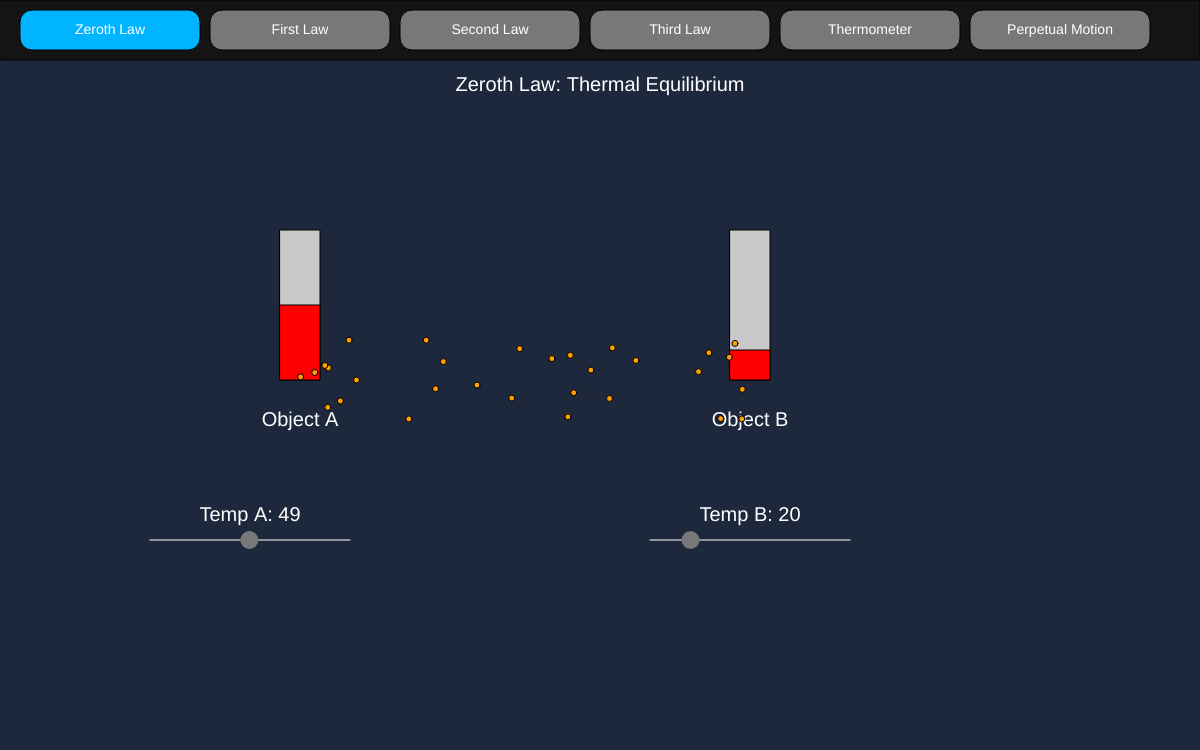
Frame 1 (no input)
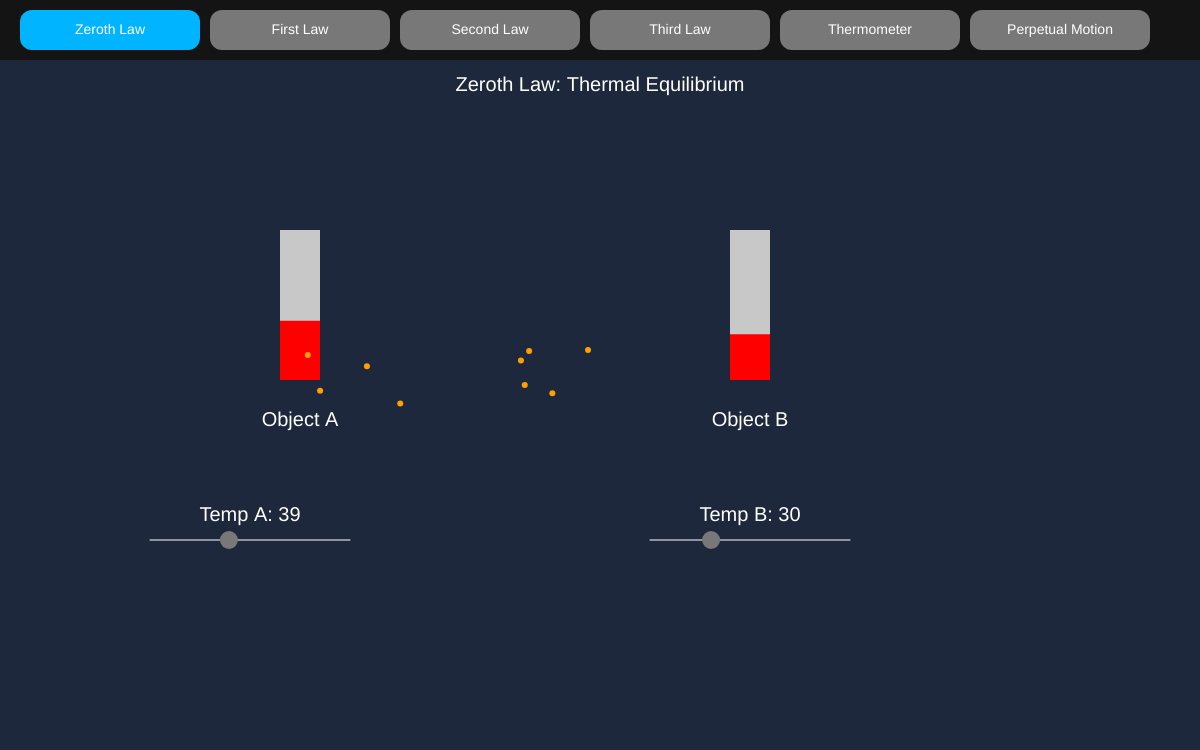
Frame 60 (no input)
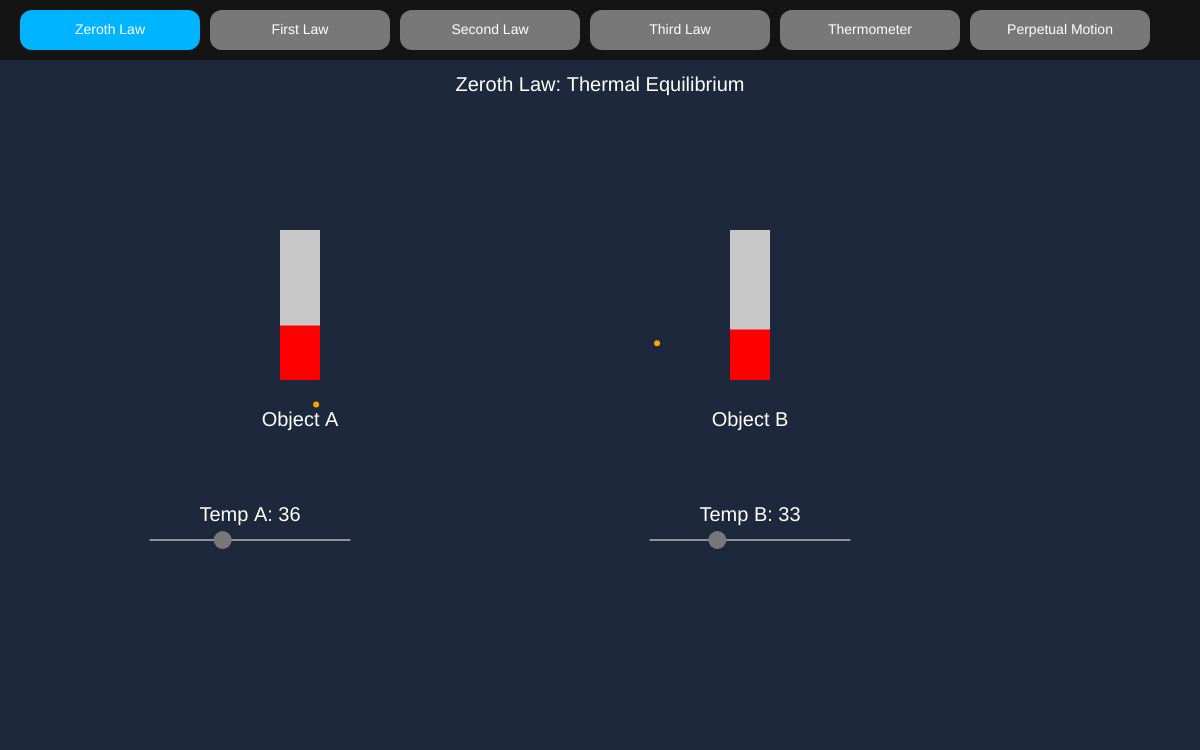
Frame 120 (the mouse pressed at the canvas centre since frame 60)

The p5.js sketch that drew these frames (run headless with seeded random() and noise() and a simulated clock; from frame 60 on, the mouse is pressed at the canvas centre):

// p5.js sketch
// ── sketch.js
// ==================== GLOBAL VARIABLES ====================
let currentTab = 0;

let tabs = [
  "Zeroth Law",
  "First Law",
  "Second Law",
  "Third Law",
  "Thermometer",
  "Perpetual Motion"
];

let tempA = 50;
let tempB = 20;
let energyInput = 60;
let entropyLevel = 10;

let iceX = 500;
let iceY = 400;
let icePower = 50;

let fireSlider = 50;

let energyParticles = [];
let thirdParticles = [];

let workInput = 0;

// Third Law
let thirdLawTemp = 100;
let ice3X = 500;
let ice3Y = 400;
let ice3Power = 20;
let draggingIce3 = false;

// Perpetual Motion
let pmWheelAngle = 0;
let pmWheelSpeed = 2.0;
let pmEnergy = 100;
let pmFriction = 0.3;
let pmRunning = true;
let pmCycleCount = 0;
let pmEnergyLost = 0;

// ==================== SETUP ====================
function setup() {
  createCanvas(1200, 750);

  textAlign(CENTER, CENTER);
  textSize(16);

  for (let i = 0; i < 100; i++) {
    energyParticles.push(
      new EnergyParticle(random(width), random(height))
    );
  }

  for (let i = 0; i < 30; i++) {
    thirdParticles.push(
      new ThirdLawParticle(
        width / 2 + random(-60, 60),
        height / 2 + random(-60, 60)
      )
    );
  }
}

// ==================== DRAW ====================
function draw() {
  background(30, 40, 60);

  drawTopTabs();

  switch (currentTab) {
    case 0:
      drawZerothLaw();
      break;

    case 1:
      drawFirstLaw();
      break;

    case 2:
      drawSecondLaw();
      break;

    case 3:
      drawThirdLaw();
      break;

    case 4:
      drawThermometerTab();
      break;

    case 5:
      drawPerpetualMotionTab();
      break;
  }
}

// ==================== MOUSE ====================
function mousePressed() {
  if (mouseY < 60) {
    currentTab = floor(mouseX / 190);

    if (currentTab >= tabs.length) {
      currentTab = tabs.length - 1;
    }
  }

  if (
    currentTab === 5 &&
    mouseX > 500 &&
    mouseX < 700 &&
    mouseY > 660 &&
    mouseY < 700
  ) {
    pmEnergy = 100;
    pmWheelSpeed = 2.0;
    pmCycleCount = 0;
    pmEnergyLost = 0;
    pmRunning = true;
  }
}

// ==================== TOP NAVIGATION ====================
function drawTopTabs() {
  fill(20);
  rect(0, 0, width, 60);

  for (let i = 0; i < tabs.length; i++) {
    if (i === currentTab) {
      fill(0, 180, 255);
    } else {
      fill(120);
    }

    rect(20 + i * 190, 10, 180, 40, 12);

    fill(255);
    textSize(14);

    text(
      tabs[i],
      110 + i * 190,
      30
    );
  }
}

// ==================== ARROW ====================
function drawArrow(x1, y1, x2, y2, label, c) {
  stroke(c);
  strokeWeight(2);

  line(x1, y1, x2, y2);

  let angle = atan2(y2 - y1, x2 - x1);

  let headLen = 12;

  fill(c);
  noStroke();

  triangle(
    x2,
    y2,
    x2 - headLen * cos(angle - 0.4),
    y2 - headLen * sin(angle - 0.4),
    x2 - headLen * cos(angle + 0.4),
    y2 - headLen * sin(angle + 0.4)
  );

  fill(255, 255, 150);

  let mx = (x1 + x2) / 2;
  let my = (y1 + y2) / 2;

  textSize(11);
  text(label, mx, my - 10);

  textSize(16);
}

// ==================== ZEROTH LAW ====================
function drawZerothLaw() {
  fill(255);

  textSize(20);

  text(
    "Zeroth Law: Thermal Equilibrium",
    width / 2,
    85
  );

  drawThermometer(300, 380, tempA, "Object A");
  drawThermometer(750, 380, tempB, "Object B");

  let transferCount = int(abs(tempA - tempB));

  for (let i = 0; i < transferCount; i++) {
    let x = lerp(300, 750, random());
    let y = 380 + random(-40, 40);

    fill(255, 160, 0);

    ellipse(x, y, 6, 6);
  }

  if (abs(tempA - tempB) > 0.05) {
    let flow = (tempA - tempB) * 0.01;

    tempA -= flow;
    tempB += flow;
  }

  drawSlider(150, 540, "Temp A", tempA);
  drawSlider(650, 540, "Temp B", tempB);
}

// ==================== FIRST LAW ====================
function drawFirstLaw() {
  fill(255);

  textSize(20);

  text(
    "First Law: Energy cannot be created or destroyed",
    width / 2,
    80
  );

  if (frameCount % int(map(energyInput, 0, 100, 30, 5)) === 0) {
    energyParticles.push(
      new EnergyParticle(180, 300)
    );
  }

  for (let i = energyParticles.length - 1; i >= 0; i--) {
    let p = energyParticles[i];

    p.updateFirstLaw();
    p.display();

    if (p.offscreen()) {
      energyParticles.splice(i, 1);
    }
  }

  drawSlider(300, 620, "Input Energy", energyInput);
}

// ==================== SECOND LAW ====================
function drawSecondLaw() {
  fill(255);

  textSize(20);

  text(
    "Second Law: Entropy increases",
    width / 2,
    80
  );

  entropyLevel += 0.1;

  entropyLevel = constrain(entropyLevel, 5, 120);

  for (let i = 0; i < entropyLevel; i++) {
    let spread = entropyLevel * 3;

    fill(150, random(255), random(255));

    ellipse(
      width / 2 + random(-spread, spread),
      height / 2 + random(-spread, spread),
      10,
      10
    );
  }

  drawSlider(300, 620, "Entropy", entropyLevel);
}

// ==================== THIRD LAW ====================
function drawThirdLaw() {
  fill(255);

  textSize(20);

  text(
    "Third Law: Motion stops near absolute zero",
    width / 2,
    80
  );

  let targetTemp = map(mouseX, 0, width, 0, 100);

  thirdLawTemp +=
    (targetTemp - thirdLawTemp) * 0.05;

  for (let p of thirdParticles) {
    let speed = thirdLawTemp * 0.05;

    p.display(speed);
  }

  fill(150, 220, 255);

  rect(ice3X, ice3Y, 40, 40, 5);

  fill(255);

  text(
    "System Temp: " +
    int(thirdLawTemp) +
    "°C",
    width / 2,
    height - 50
  );
}

// ==================== THERMOMETER TAB ====================
function drawThermometerTab() {
  fill(255);

  textSize(20);

  text(
    "Interactive Thermometer",
    width / 2,
    50
  );

  let bx = width / 2 - 60;
  let by = 300;

  let bw = 120;
  let bh = 250;

  fill(180, 180, 255, 100);

  rect(bx, by, bw, bh, 10);

  fill(0, 100, 200, 180);

  rect(
    bx + 5,
    by + 5,
    bw - 10,
    bh - 10
  );

  let thermX = bx + bw + 60;

  fill(200);

  rect(thermX - 10, by, 20, bh);

  fill(255, 0, 0);

  let mercuryHeight =
    map(tempA, 0, 100, 0, bh - 10);

  rect(
    thermX - 10,
    by + bh - mercuryHeight,
    20,
    mercuryHeight
  );

  fill(255);

  text(
    "Water Temp: " +
    int(tempA) +
    "°C",
    bx + bw / 2,
    by - 20
  );

  drawSlider(200, 700, "Fire Power", fireSlider);
  drawSlider(900, 680, "Ice Power", icePower);
}

// ==================== PERPETUAL MOTION ====================
function drawPerpetualMotionTab() {
  fill(255);

  textSize(20);

  text(
    "Perpetual Motion Machine",
    width / 2,
    50
  );

  if (pmRunning && pmEnergy > 0) {
    pmWheelSpeed =
      map(pmEnergy, 0, 100, 0, 4);

    pmWheelAngle += pmWheelSpeed;

    let loss =
      pmFriction *
      (0.5 + pmWheelSpeed * 0.1);

    pmEnergy -= loss;

    pmEnergyLost += loss;

    pmEnergy = max(pmEnergy, 0);

  } else {
    pmWheelSpeed = 0;
    pmRunning = false;
  }

  let wx = 400;
  let wy = 350;
  let wr = 120;

  stroke(180);
  strokeWeight(3);

  noFill();

  ellipse(wx, wy, wr * 2, wr * 2);

  let numSpokes = 8;

  for (let i = 0; i < numSpokes; i++) {
    let angle =
      radians(pmWheelAngle) +
      i * TWO_PI / numSpokes;

    let sx = wx + cos(angle) * wr;
    let sy = wy + sin(angle) * wr;

    stroke(150);

    line(wx, wy, sx, sy);
  }

  fill(255);

  noStroke();

  text(
    "Energy Remaining: " +
    int(pmEnergy) +
    "%",
    850,
    250
  );

  text(
    "Energy Lost: " +
    int(pmEnergyLost) +
    "%",
    850,
    290
  );

  drawSlider(900, 650, "Friction", pmFriction * 100);

  fill(pmRunning ? 80 : color(0, 180, 80));

  rect(500, 660, 200, 40, 8);

  fill(255);

  text(
    pmRunning
      ? "Machine Running..."
      : "RESTART MACHINE",
    600,
    680
  );
}

// ==================== SLIDER ====================
function drawSlider(x, y, label, val) {
  stroke(255);

  line(x, y, x + 200, y);

  noStroke();

  fill(255);

  text(
    label + ": " + int(val),
    x + 100,
    y - 25
  );

  fill(120);

  ellipse(x + val * 2, y, 18, 18);

  if (
    mouseIsPressed &&
    dist(mouseX, mouseY, x + val * 2, y) < 15
  ) {
    let newVal =
      constrain((mouseX - x) / 2, 0, 100);

    if (label === "Temp A") tempA = newVal;
    if (label === "Temp B") tempB = newVal;
    if (label === "Input Energy") energyInput = newVal;
    if (label === "Ice Power") icePower = newVal;
    if (label === "Fire Power") fireSlider = newVal;
    if (label === "Entropy") entropyLevel = newVal;

    if (label === "Friction") {
      pmFriction = newVal / 100;
    }
  }
}

// ==================== THERMOMETER ====================
function drawThermometer(x, y, temp, label) {
  fill(200);

  rect(x - 20, y - 150, 40, 150);

  fill(255, 0, 0);

  rect(
    x - 20,
    y - temp * 1.5,
    40,
    temp * 1.5
  );

  fill(255);

  text(label, x, y + 40);
}

// ==================== ENERGY PARTICLE ====================
class EnergyParticle {
  constructor(x, y) {
    this.pos = createVector(x, y);
    this.vel = createVector(2, 0);
    this.type = 0;
  }

  updateFirstLaw() {
    this.pos.add(this.vel);

    if (
      this.type === 0 &&
      this.pos.x > 400
    ) {
      let r = random();

      if (r < 0.6) {
        this.type = 1;
        this.vel =
          createVector(2, -1.5);

      } else {
        this.type = 2;
        this.vel =
          createVector(2, 1.5);
      }
    }
  }

  display() {
    if (this.type === 0) {
      fill(255, 200, 0);
    }

    if (this.type === 1) {
      fill(0, 220, 0);
    }

    if (this.type === 2) {
      fill(255, 100, 100);
    }

    noStroke();

    ellipse(
      this.pos.x,
      this.pos.y,
      10,
      10
    );
  }

  offscreen() {
    return (
      this.pos.x > width ||
      this.pos.y < 0 ||
      this.pos.y > height
    );
  }
}

// ==================== THIRD LAW PARTICLE ====================
class ThirdLawParticle {
  constructor(x, y) {
    this.pos = createVector(x, y);
  }

  display(speed) {
    let dx = random(-speed, speed);
    let dy = random(-speed, speed);

    this.pos.x += dx;
    this.pos.y += dy;

    this.pos.x =
      constrain(this.pos.x, 0, width);

    this.pos.y =
      constrain(this.pos.y, 0, height);

    ellipse(
      this.pos.x,
      this.pos.y,
      10,
      10
    );
  }
}
